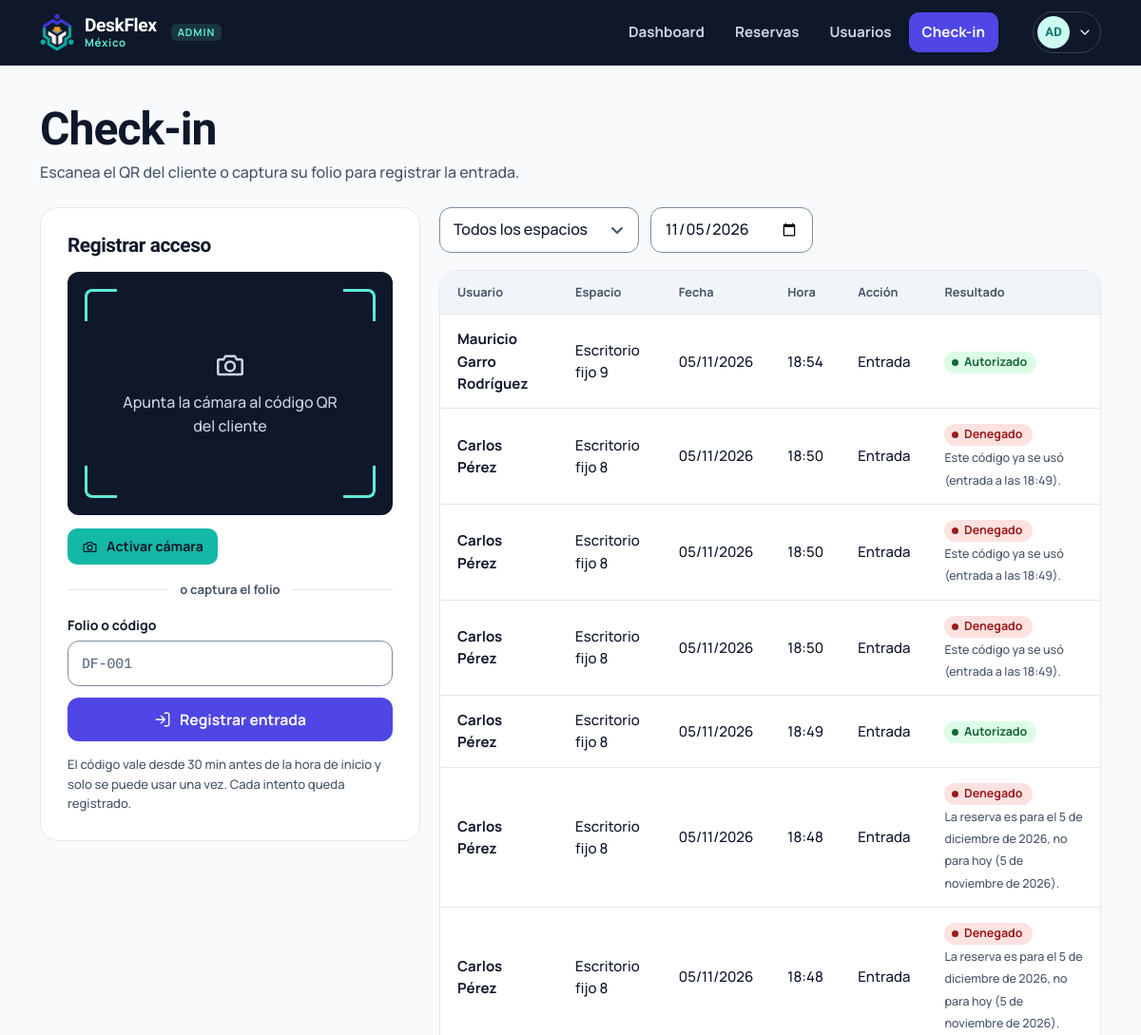
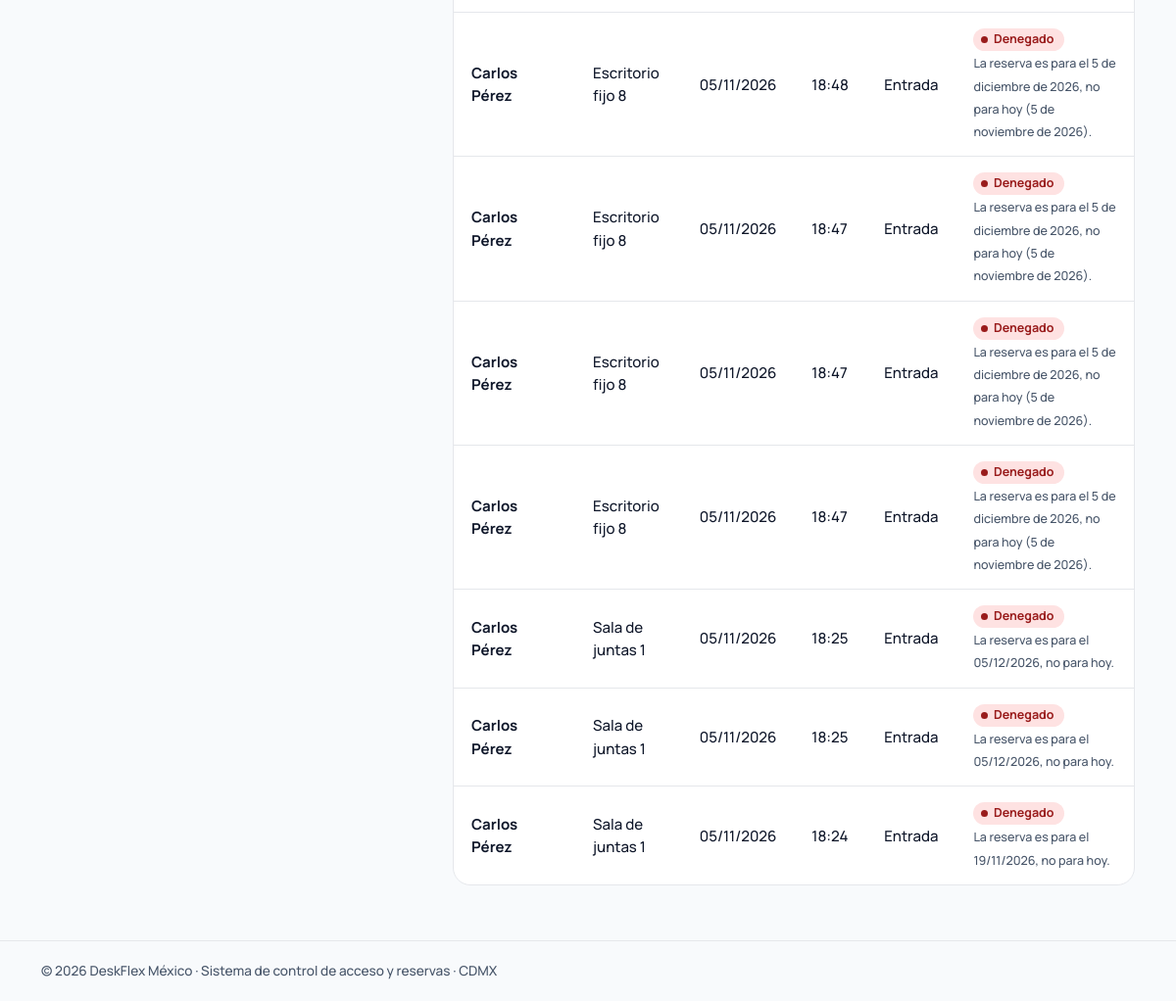
Page /admin/checkin (signed in) on the committed database (2 pictures, top to bottom).
### tables this page shows
CREATE TABLE usuarios (
    id            INTEGER PRIMARY KEY AUTOINCREMENT,
    nombre        TEXT    NOT NULL,
    correo        TEXT    NOT NULL UNIQUE,
    telefono      TEXT    NOT NULL,
    password_hash TEXT    NOT NULL,
    rol           TEXT    NOT NULL DEFAULT 'cliente' CHECK (rol IN ('cliente','admin')),
    activo        INTEGER NOT NULL DEFAULT 1,
    creado_en     TEXT    NOT NULL DEFAULT (datetime('now'))
);

CREATE TABLE accesos (
    id          INTEGER PRIMARY KEY AUTOINCREMENT,
    reserva_id  INTEGER REFERENCES reservas(id) ON DELETE SET NULL,
    operador_id INTEGER REFERENCES usuarios(id) ON DELETE SET NULL,
    codigo      TEXT,                          -- lo que se escaneó / tecleó
    resultado   TEXT    NOT NULL CHECK (resultado IN ('autorizado','denegado')),
    motivo      TEXT,
    registrado_en TEXT  NOT NULL               -- hora local CDMX 'YYYY-MM-DD HH:MM:SS'
);

### deskflex/views/admin.py (the view, shortened to what this page needs)
@bp.route("/checkin")
@admin_required
def checkin():
    db = get_db()
    fecha = request.args.get("fecha") or rules.today().isoformat()
    esp = request.args.get("espacio", type=int)
    sql = """SELECT a.*, u.nombre AS cliente, e.nombre || CASE WHEN r.asiento IS NOT NULL THEN ' · asiento ' || r.asiento ELSE '' END AS espacio, r.folio
             FROM accesos a LEFT JOIN reservas r ON r.id = a.reserva_id
             LEFT JOIN usuarios u ON u.id = r.usuario_id LEFT JOIN espacios e ON e.id = r.espacio_id
             WHERE substr(a.registrado_en, 1, 10) = ?"""
    params = [fecha]
    if esp:
        sql += " AND e.numero = ?"
        params.append(esp)
    filas = db.execute(sql + " ORDER BY a.registrado_en DESC", params).fetchall()
    espacios = db.execute("SELECT numero, nombre FROM espacios WHERE activo = 1 ORDER BY numero").fetchall()
    previo = None
    codigo = request.args.get("codigo")
    return render_template("admin/checkin.html", filas=filas, fecha=fecha, esp=esp, espacios=espacios, previo=previo,
                           early=current_app.config["CHECKIN_EARLY_MIN"])

### deskflex/db.py (called while the page is built)
def get_db() -> sqlite3.Connection:
    if "db" not in g:
        path = Path(current_app.config["DATABASE"])
        path.parent.mkdir(parents=True, exist_ok=True)
        conn = sqlite3.connect(path, isolation_level=None, timeout=10)
        conn.row_factory = sqlite3.Row
        conn.execute("PRAGMA foreign_keys = ON")
        g.db = conn
    return g.db

### deskflex/rules.py (called while the page is built)
def now() -> datetime:
    try:
        tz = ZoneInfo(current_app.config["TIMEZONE"])
    except ZoneInfoNotFoundError:      # Windows sin tzdata: México no usa horario de verano (UTC-6)
        tz = timezone(timedelta(hours=-6))
    return datetime.now(tz).replace(tzinfo=None, microsecond=0)

def today() -> date:
    return now().date()

def fmt_fecha(d: date | str, corta: bool = False) -> str:
    if isinstance(d, str):
        d = date.fromisoformat(d)
    if corta:
        return f"{d.day:02d}/{d.month:02d}/{d.year}"
    return f"{d.day} de {MESES[d.month - 1]} de {d.year}"

### deskflex/security.py (called while the page is built)
def csrf_token() -> str:
    if "_csrf" not in session:
        session["_csrf"] = secrets.token_urlsafe(24)
    return session["_csrf"]

def check_csrf():
    if request.method in ("POST", "PUT", "PATCH", "DELETE"):
        sent = request.form.get("csrf_token") or request.headers.get("X-CSRF-Token", "")
        if not hmac.compare_digest(sent, session.get("_csrf", "")):
            abort(400, "La sesión del formulario expiró. Recarga la página e inténtalo de nuevo.")

def load_user():
    g.user = None
    uid = session.get("uid")
    if uid:
        u = get_db().execute("SELECT * FROM usuarios WHERE id = ? AND activo = 1", (uid,)).fetchone()
        if u:
            g.user = u
        else:
            session.clear()

def login_required(view):
    @wraps(view)
    def wrapped(*a, **kw):
        if g.user is None:
            flash("Inicia sesión para continuar.", "info")
            return redirect(url_for("auth.login", next=request.full_path.rstrip("?")))
        return view(*a, **kw)
    return wrapped

def admin_required(view):
    @wraps(view)
    @login_required
    def wrapped(*a, **kw):
        if g.user["rol"] != "admin":
            abort(403)
        return view(*a, **kw)
    return wrapped

### deskflex/templates/admin/checkin.html (shortened to what this page needs)
{% extends "base.html" %}
{% from "_icons.html" import icon %}
{% block content %}
<div class="page-head"><div><h1>Check-in</h1><p>Escanea el QR del cliente o captura su folio para registrar la entrada.</p></div></div>
<div class="checkin-grid">
  <section class="card" aria-labelledby="reg-t">
    <h2 id="reg-t" style="font-size:1.3rem;margin-bottom:16px">Registrar acceso</h2>
    <div class="scanner" id="scanner">
      <span class="corner c1"></span><span class="corner c2"></span><span class="corner c3"></span><span class="corner c4"></span>
      <div id="scanner-idle" style="padding:20px;display:grid;gap:10px;justify-items:center">{{ icon('camera', 34) }}<span style="max-width:24ch">Apunta la cámara al código QR del cliente</span></div>
    </div>
    <div class="cam-bar">
      <button class="btn btn--accent btn--sm" type="button" id="btn-cam">{{ icon('camera', 17) }} <span>Activar cámara</span></button>
    </div>
    <div class="or">o captura el folio</div>
    <form id="form-codigo" method="post" action="{{ url_for('admin.checkin_validar') }}">
      <div class="field" style="margin-bottom:12px"><label for="codigo">Folio o código</label>
        <input class="input mono" id="codigo" name="codigo" placeholder="DF-001" autocomplete="off" autocapitalize="characters" value="{{ previo.codigo if previo else '' }}" required></div>
      <button class="btn btn--primary btn--block" type="submit">{{ icon('door', 18) }} Registrar entrada</button>
    </form>
    <p class="hint" style="margin-top:14px">El código vale desde {{ early }} min antes de la hora de inicio y solo se puede usar una vez. Cada intento queda registrado.</p>
  </section>
  <section aria-labelledby="hist-t">
    <form method="get" class="toolbar" aria-label="Filtros" id="filtros">
      <select class="select" name="espacio" aria-label="Espacio" style="width:auto;min-width:210px" data-autosubmit>
        <option value="">Todos los espacios</option>
      </select>
      <input class="input" type="date" name="fecha" value="{{ fecha }}" aria-label="Fecha" style="width:auto" data-autosubmit>
    </form>
    <div class="table-wrap">
      <table class="table" id="tabla-accesos">
        <thead><tr><th>Usuario</th><th>Espacio</th><th>Fecha</th><th>Hora</th><th>Acción</th><th>Resultado</th></tr></thead>
        <tbody>
        {% for a in filas %}
          <tr>
            <td data-label="Usuario"><b>{{ a.cliente or 'Sin identificar' }}</b>{% if not a.cliente and a.codigo %}<br><span class="mono muted">{{ a.codigo[:14] }}</span>{% endif %}</td>
            <td data-label="Espacio">{{ a.espacio or '—' }}</td>
            <td data-label="Fecha">{{ a.registrado_en[:10]|fecha_corta }}</td>
            <td data-label="Hora">{{ a.registrado_en[11:16] }}</td>
            <td data-label="Acción">Entrada</td>
            <td data-label="Resultado"><span class="badge badge--{{ a.resultado }}" {% if a.motivo %}title="{{ a.motivo }}"{% endif %}>{{ 'Autorizado' if a.resultado == 'autorizado' else 'Denegado' }}</span>{% if a.motivo %}<br><small class="muted">{{ a.motivo }}</small>{% endif %}</td>
          </tr>
        {% endfor %}
        </tbody>
      </table>
    </div>
  </section>
</div>
{% endblock %}

### deskflex/templates/base.html (shortened to what this page needs)
{% from "_icons.html" import icon %}
<!doctype html>
<html lang="es-MX">
<head>
  <link rel="stylesheet" href="{{ url_for('static', filename='css/deskflex.css') }}">
</head>
{% set es_admin = user and user.rol == 'admin' %}
<body class="{% if user %}has-tabbar{% endif %}">
{% block shell %}
{% if es_admin %}
  {% set links = [('admin.dashboard','Dashboard','dashboard',['admin.dashboard']),
                  ('admin.reservas','Reservas','list',['admin.reservas']),
                  ('admin.usuarios','Usuarios','users',['admin.usuarios']),
                  ('admin.checkin','Check-in','scan',['admin.checkin'])] %}
{% else %}
  {% set links = [('client.inicio','Inicio','home',['client.inicio']),
                  ('client.reservar','Reservar','map',['client.reservar']),
                  ('client.mis_reservas','Mis reservas','qr',['client.mis_reservas','client.reserva'])] %}
{% endif %}
<header class="topbar{% if es_admin %} topbar--admin{% endif %}">
  <div class="wrap">
    <a class="brand" href="{{ url_for('auth.raiz') }}" aria-label="DeskFlex México, inicio">
      <img src="{{ url_for('static', filename='img/logo-mark-light.png' if es_admin else 'img/logo-mark.png') }}" alt="" width="36" height="39">
      <span><b>DeskFlex</b><small>México</small></span>
      {% if es_admin %}<span class="role-tag">ADMIN</span>{% endif %}
    </a>
    <nav class="nav" aria-label="Principal">
      {% for ep, label, ic, activos in links %}
        <a href="{{ url_for(ep) }}" {% if endpoint in activos %}aria-current="page"{% endif %}>{{ label }}</a>
      {% endfor %}
    </nav>
    <details class="userbtn">
      <summary aria-label="Menú de usuario">
        <span class="avatar">{{ user.nombre|iniciales }}</span>{{ icon('chev-d', 16) }}
      </summary>
    </details>
  </div>
</header>
<main id="contenido" class="wrap">
  {% block content %}{% endblock %}
</main>
<footer class="footer"><div class="wrap">© 2026 DeskFlex México · Sistema de control de acceso y reservas · CDMX</div></footer>
{% endblock %}
</body>
</html>

### rows in the picture
usuarios: nombre|iniciales "AD"
accesos: nombre "Mauricio Garro Rodríguez", espacio "Escritorio fijo 9", registrado_en "05/11/2026", registrado_en "18:54", resultado "Autorizado"
accesos: nombre "Carlos Pérez", espacio "Escritorio fijo 8", registrado_en "05/11/2026", registrado_en "18:50", resultado "Denegado", motivo "Este código ya se usó (entrada a las 18:49)."
accesos: nombre "Carlos Pérez", espacio "Escritorio fijo 8", registrado_en "05/11/2026", registrado_en "18:50", resultado "Denegado", motivo "Este código ya se usó (entrada a las 18:49)."
accesos: nombre "Carlos Pérez", espacio "Escritorio fijo 8", registrado_en "05/11/2026", registrado_en "18:50", resultado "Denegado", motivo "Este código ya se usó (entrada a las 18:49)."
accesos: nombre "Carlos Pérez", espacio "Escritorio fijo 8", registrado_en "05/11/2026", registrado_en "18:49", resultado "Autorizado"
accesos: nombre "Carlos Pérez", espacio "Escritorio fijo 8", registrado_en "05/11/2026", registrado_en "18:48", resultado "Denegado", motivo "La reserva es para el 5 de diciembre de 2026, no para hoy (5 de noviembre de 2026)."
accesos: nombre "Carlos Pérez", espacio "Escritorio fijo 8", registrado_en "05/11/2026", registrado_en "18:48", resultado "Denegado", motivo "La reserva es para el 5 de diciembre de 2026, no para hoy (5 de noviembre de 2026)."
accesos: nombre "Carlos Pérez", espacio "Escritorio fijo 8", registrado_en "05/11/2026", registrado_en "18:48", resultado "Denegado", motivo "La reserva es para el 5 de diciembre de 2026, no para hoy (5 de noviembre de 2026)."
accesos: nombre "Carlos Pérez", espacio "Escritorio fijo 8", registrado_en "05/11/2026", registrado_en "18:47", resultado "Denegado", motivo "La reserva es para el 5 de diciembre de 2026, no para hoy (5 de noviembre de 2026)."
accesos: nombre "Carlos Pérez", espacio "Escritorio fijo 8", registrado_en "05/11/2026", registrado_en "18:47", resultado "Denegado", motivo "La reserva es para el 5 de diciembre de 2026, no para hoy (5 de noviembre de 2026)."
accesos: nombre "Carlos Pérez", espacio "Escritorio fijo 8", registrado_en "05/11/2026", registrado_en "18:47", resultado "Denegado", motivo "La reserva es para el 5 de diciembre de 2026, no para hoy (5 de noviembre de 2026)."
accesos: nombre "Carlos Pérez", espacio "Sala de juntas 1", registrado_en "05/11/2026", registrado_en "18:25", resultado "Denegado", motivo "La reserva es para el 05/12/2026, no para hoy."
accesos: nombre "Carlos Pérez", espacio "Sala de juntas 1", registrado_en "05/11/2026", registrado_en "18:25", resultado "Denegado", motivo "La reserva es para el 05/12/2026, no para hoy."
accesos: nombre "Carlos Pérez", espacio "Sala de juntas 1", registrado_en "05/11/2026", registrado_en "18:24", resultado "Denegado", motivo "La reserva es para el 19/11/2026, no para hoy."

### other values in the picture
{{ label }} "Dashboard" "Reservas" "Usuarios" "Check-in"
{{ early }} "30"
